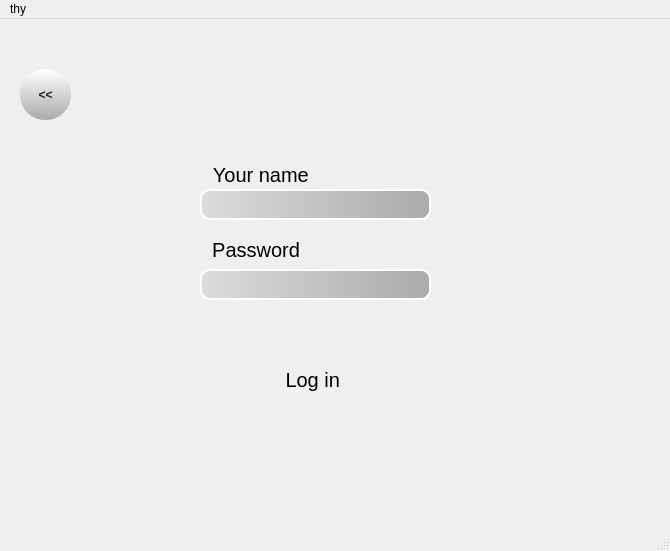
<?xml version="1.0" encoding="UTF-8"?>
<ui version="4.0">
 <class>LYE</class>
 <widget class="QMainWindow" name="LYE">
  <property name="geometry">
   <rect>
    <x>0</x>
    <y>0</y>
    <width>670</width>
    <height>551</height>
   </rect>
  </property>
  <property name="windowTitle">
   <string>LYE</string>
  </property>
  <widget class="QWidget" name="centralwidget">
   <widget class="QWidget" name="createe" native="true">
    <property name="geometry">
     <rect>
      <x>10</x>
      <y>40</y>
      <width>600</width>
      <height>400</height>
     </rect>
    </property>
    <property name="maximumSize">
     <size>
      <width>600</width>
      <height>500</height>
     </size>
    </property>
    <property name="styleSheet">
     <string notr="true">background-color: qlineargradient(x1:0, y1:0, x2:0, y2:1,
                                        stop:0 #FFFFFF, stop:1 #AAAAAA);</string>
    </property>
    <widget class="QPushButton" name="loginn">
     <property name="geometry">
      <rect>
       <x>190</x>
       <y>290</y>
       <width>231</width>
       <height>61</height>
      </rect>
     </property>
     <property name="styleSheet">
      <string notr="true">
font-size: 20px; font-stretch: normal;
border-radius: 10px;font-family: 'Tahoma'; </string>
     </property>
     <property name="text">
      <string>Log in </string>
     </property>
    </widget>
    <widget class="QLineEdit" name="passwordd_3">
     <property name="geometry">
      <rect>
       <x>190</x>
       <y>210</y>
       <width>231</width>
       <height>31</height>
      </rect>
     </property>
     <property name="styleSheet">
      <string notr="true">background-color:qlineargradient(x1:0, y1:0, x2:1, y2:0, stop:0 #DCDCDC, stop:1 #AAAAAA);
border: 2px solid white; 
    border-radius: 10px;</string>
     </property>
    </widget>
    <widget class="QLineEdit" name="name_2">
     <property name="geometry">
      <rect>
       <x>190</x>
       <y>130</y>
       <width>231</width>
       <height>31</height>
      </rect>
     </property>
     <property name="styleSheet">
      <string notr="true">background-color:qlineargradient(x1:0, y1:0, x2:1, y2:0, stop:0 #DCDCDC, stop:1 #AAAAAA);
border: 2px solid white; 
    border-radius: 10px;</string>
     </property>
    </widget>
    <widget class="QLabel" name="error_message1">
     <property name="geometry">
      <rect>
       <x>190</x>
       <y>250</y>
       <width>251</width>
       <height>31</height>
      </rect>
     </property>
     <property name="styleSheet">
      <string notr="true">background-color: rgba(255, 255, 255, 0);
font: 12pt &quot;MS Shell Dlg 2&quot;; 
color:red;</string>
     </property>
     <property name="text">
      <string/>
     </property>
    </widget>
    <widget class="QLabel" name="label_9">
     <property name="geometry">
      <rect>
       <x>170</x>
       <y>90</y>
       <width>211</width>
       <height>51</height>
      </rect>
     </property>
     <property name="styleSheet">
      <string notr="true">font-family: 'Tahoma';  font-size: 20px; font-stretch: normal;
background-color: rgba(255, 255, 255, 0);
</string>
     </property>
     <property name="text">
      <string>      Your name</string>
     </property>
    </widget>
    <widget class="QLabel" name="label_10">
     <property name="geometry">
      <rect>
       <x>180</x>
       <y>170</y>
       <width>141</width>
       <height>41</height>
      </rect>
     </property>
     <property name="styleSheet">
      <string notr="true">font-family: 'Tahoma';  font-size: 20px; font-stretch: normal;
background-color: rgba(255, 255, 255, 0);
</string>
     </property>
     <property name="text">
      <string>    Password</string>
     </property>
    </widget>
    <widget class="QPushButton" name="prev_2">
     <property name="geometry">
      <rect>
       <x>10</x>
       <y>10</y>
       <width>51</width>
       <height>51</height>
      </rect>
     </property>
     <property name="styleSheet">
      <string notr="true">background-color: qlineargradient(x1:0, y1:0, x2:0, y2:1, stop:0 #FFFFFF, stop:1 #AAAAAA);
border: none;
font-weight: bold;
text-shadow: 2px 2px 2px rgba(0, 0, 0, 0.5);
color: #222222;
border-radius: 25px;</string>
     </property>
     <property name="text">
      <string>&lt;&lt;</string>
     </property>
     <property name="autoDefault">
      <bool>true</bool>
     </property>
    </widget>
    <widget class="QLabel" name="error_message2">
     <property name="geometry">
      <rect>
       <x>190</x>
       <y>260</y>
       <width>231</width>
       <height>21</height>
      </rect>
     </property>
     <property name="styleSheet">
      <string notr="true">background-color: rgba(255, 255, 255, 0);
font: 12pt &quot;MS Shell Dlg 2&quot;; 
color:green;</string>
     </property>
     <property name="text">
      <string/>
     </property>
    </widget>
   </widget>
  </widget>
  <widget class="QMenuBar" name="menubar">
   <property name="geometry">
    <rect>
     <x>0</x>
     <y>0</y>
     <width>670</width>
     <height>36</height>
    </rect>
   </property>
   <widget class="QMenu" name="menuthy">
    <property name="title">
     <string>thy</string>
    </property>
   </widget>
   <addaction name="menuthy"/>
  </widget>
  <widget class="QStatusBar" name="statusbar"/>
 </widget>
 <resources/>
 <connections/>
</ui>
